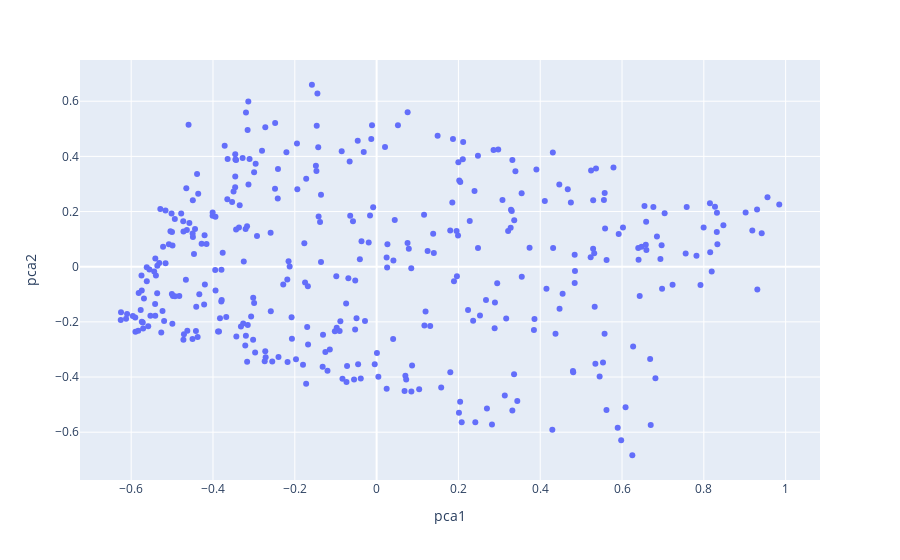

Notebook cell for this chart:
### Code cell
fig = px.scatter(mts_pca_df, x='pca1', y='pca2', hover_data=['index'])
fig.show()

### Figure 1 — Plotly figure (JSON) as saved in the notebook; plotly's stock layout.template omitted (floating-point values rounded to 4 significant figures; data arrays with more than 128 entries replaced by an {"elided": "..."} marker saying what was removed)
{"data": [{"customdata": {"elided": "362x1 int values"}, "hovertemplate": "pca1=%{x}<br>pca2=%{y}<br>index=%{customdata[0]}<extra></extra>", "legendgroup": "", "marker": {"color": "#636efa", "symbol": "circle"}, "mode": "markers", "name": "", "orientation": "v", "showlegend": false, "type": "scatter", "x": {"elided": "362 float values"}, "xaxis": "x", "y": {"elided": "362 float values"}, "yaxis": "y"}], "layout": {"legend": {"tracegroupgap": 0}, "margin": {"t": 60}, "xaxis": {"anchor": "y", "domain": [0, 1], "title": {"text": "pca1"}}, "yaxis": {"anchor": "x", "domain": [0, 1], "title": {"text": "pca2"}}}}
